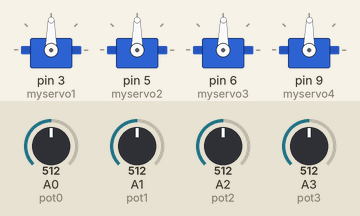
Simulated run of this sketch. Board: Arduino Uno, built with avr-gcc and run on an emulated ATmega328P. On the bench: 4 × servo. The test bench sets the inputs (shaded band); at power-on: A0 (pot0) = 512, A1 (pot1) = 512, A2 (pot2) = 512, A3 (pot3) = 512.

Above: at 1.2 s.
1.3 s: A0 (pot0) set to 716
At 2.1 s:
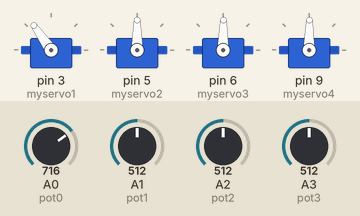
2.8 s: A1 (pot1) set to 716
At 3.1 s:
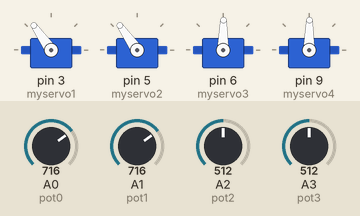
4.3 s: A2 (pot2) set to 716
At 5.4 s:
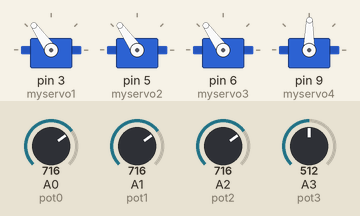
5.8 s: A3 (pot3) set to 716
At 7.0 s:
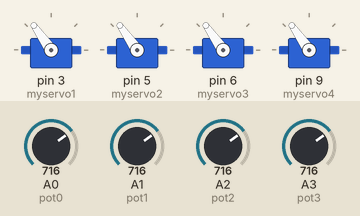
7.3 s: A0 (pot0) set to 992
At 8.0 s:
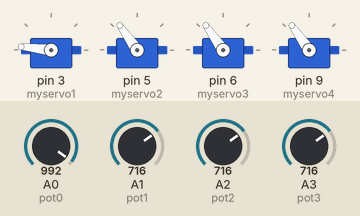
8.8 s: A1 (pot1) set to 992
At 10.2 s:
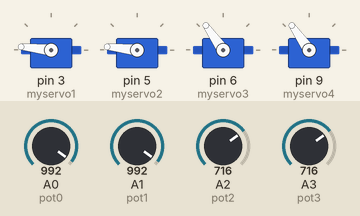
Timing chart, 0 to 11.3 s (numbered marks = the images above; inputs shaded):
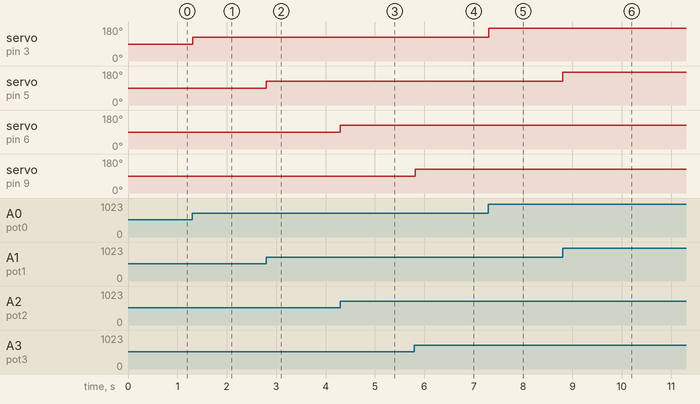

Measured:
- after the input at 1.3 s, servo on pin 3 (myservo1): 90° → 125° at once
- after the input at 2.8 s, servo on pin 5 (myservo2): 90° → 125° at once
- after the input at 4.3 s, servo on pin 6 (myservo3): 89° → 125° at once
- after the input at 5.8 s, servo on pin 9 (myservo4): 89° → 125° at once
- after the input at 7.3 s, servo on pin 3 (myservo1): 125° → 174° at once
- after the input at 8.8 s, servo on pin 5 (myservo2): 125° → 174° at once

The sketch:

robotic_arm.ino
```cpp
#include<Servo.h>

Servo myservo1;
Servo myservo2;
Servo myservo3;
Servo myservo4;
int pot0 = 0;
int pot1 = 1;
int pot2 = 2;
int pot3 = 3;
int val;

void setup() {
  // put your setup code here, to run once:
myservo1.attach(3);
myservo2.attach(5);
myservo3.attach(6);
myservo4.attach(9);
}

void loop() {
  // put your main code here, to run repeatedly:
val =analogRead(pot0);
val = map(val, 0,1023,0,180);
myservo1.write(val);
  val =analogRead(pot1);
val = map(val, 1,1023,0,180);
myservo2.write(val);
  val =analogRead(pot2);
val = map(val, 2,1023,0,180);
myservo3.write(val);
  val =analogRead(pot3);
val = map(val, 3,1023,0,180);
myservo4.write(val);
  delay(15);
}
```
